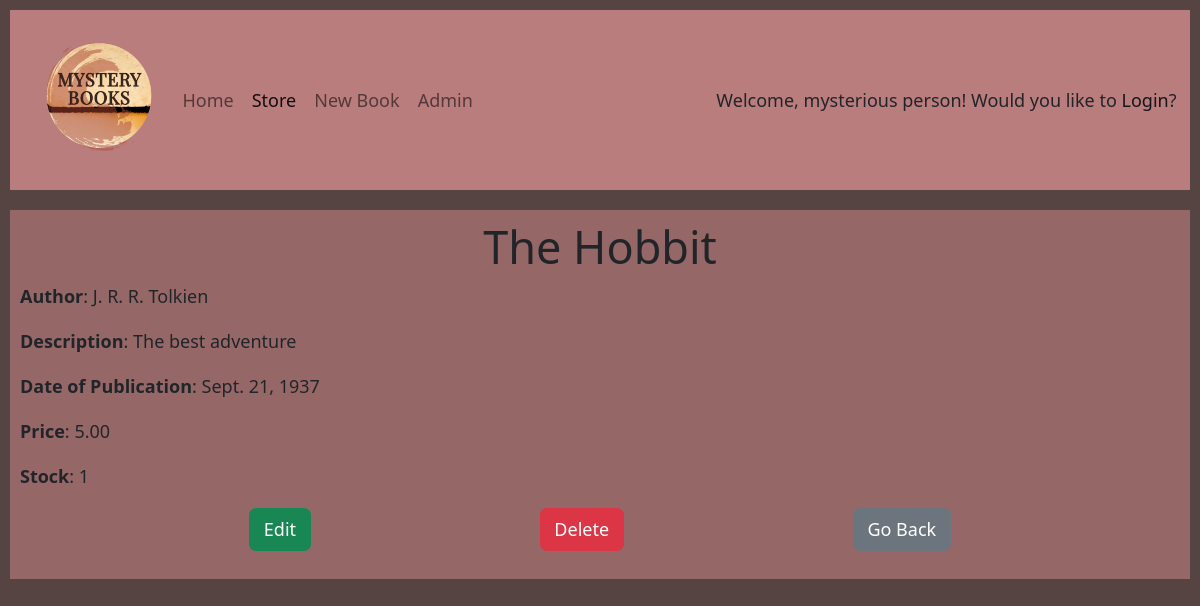
The page /store/1 on the database its author committed.
### store/models.py (models this page shows)
class Book(models.Model):
    title = models.CharField(max_length=200)
    author = models.CharField(max_length=200)
    description = models.TextField()
    publish_date = models.DateField(default=datetime.date.today)
    price = models.DecimalField(decimal_places=2, max_digits=8)
    stock = models.IntegerField(default=0)

### store/views.py (the view)
# urls.py: path('store/<int:book_id>', views.book_details, name='book_details'),
def book_details(request, book_id):
    context = {
        'menu': 'store',
        'hide_book_details': False,
    }
    try:
        book = Book.objects.get(id=book_id)
        context['title'] = book.title
        context['book'] = book
    except:
        context['title'] = 'The book you are looking for is not available'
        context['hide_book_details'] = True
    return render(request, 'store/book_details.html', context)

### store/templates/store/book_details.html (shortened to what this page needs)
{% extends "base.html" %}
{% block content %}
    {% if hide_book_details %}
        <p><a type="text/button" class="btn btn-secondary" role="button" href="{% url 'store' %}">Back to Store</a></p>
    {% else %}
        <section class="book-details">
            <p><strong>Author</strong>: {{ book.author }}</p>
            <p><strong>Description</strong>: {{ book.description }}</p>
            <p><strong>Date of Publication</strong>: {{ book.publish_date }}</p>
            <p><strong>Price</strong>: {{ book.price }}</p>
            <p><strong>Stock</strong>: {{ book.stock }}</p>
            <p class="book-details-buttons">
                <a type="text/button" class="btn btn-success" role="button" href="{% url 'edit_book' book.id %}">Edit</a>
                  <button type="button" class="btn btn-danger" data-bs-toggle="modal" data-bs-target="#modal">Delete</button>
                <a type="text/button" class="btn btn-secondary" role="button" href="{% url 'store' %}">Go Back</a>
            </p>
        </section>
    {% endif %}
{% endblock %}

### store/templates/base.html (shortened to what this page needs)
{% load static %}
<!DOCTYPE html>
<html lang="en">
    <head>
        <link rel="stylesheet" href="https://cdn.jsdelivr.net/npm/bootstrap@5.2.3/dist/css/bootstrap.min.css">
        <link rel="stylesheet" href="{% static 'base/css/styles.css' %}">
    </head>
    <body>
        <header>
            <nav class="navbar navbar-expand-md">
                <div class="container-fluid">
                    <a class="navbar-brand" href="#">
                        <img src="{% static 'base/image/logo.png' %}" alt="Mystery Books logo" class="d-inline-block align-text-top page-logo">
                    </a>
                    <div class="collapse navbar-collapse" id="navbarNav">
                        <ul class="navbar-nav">
                            <li class="nav-item">
                                {% if menu == 'home' %}
                                    <a class="nav-link active" aria-current="page" href="{% url 'index' %}">Home</a>
                                {% else %}
                                    <a class="nav-link" href="{% url 'index' %}">Home</a>
                                {% endif %}
                            </li>
                            <li class="nav-item">
                                {% if menu == 'store' %}
                                    <a class="nav-link active" aria-current="page" href="{% url 'store' %}">Store</a>
                                {% else %}
                                    <a class="nav-link" href="{% url 'store' %}">Store</a>
                                {% endif %}
                            </li>
                            <li class="nav-item">
                                {% if menu == 'new_book' %}
                                    <a class="nav-link active" aria-current="page" href="{% url 'new_book' %}">New Book</a>
                                {% else %}
                                    <a class="nav-link" href="{% url 'new_book' %}">New Book</a>
                                {% endif %}
                            </li>
                            <li class="nav-item">
                                <a class="nav-link" href="{% url 'admin:index' %}">Admin</a>
                            </li>
                        </ul>
                    </div>
                    <div>
                        {% if request.user.is_authenticated %}
                                Welcome,
                                {% if request.user.first_name %}
                                    {{ request.user.first_name }}!
                                {% else %}
                                    {{ request.user.username}}!
                                {% endif %}
                        {% else %}
                                Welcome, mysterious person!
                                Would you like to <a href="{% url 'admin:index' %}">Login</a>?
                        {% endif %}
                    </div>
                </div>
            </nav>
        </header>
        <main>
            <h1 class="title">{{ title }}</h1>
            {% block content %}
            {% endblock %}
        </main>
    </body>
</html>

### store/static/base/css/styles.css (style rules this page uses)
html { font-size: 18px; margin: 0; padding: 0; box-sizing: border-box; color: #63504d; }
*, *::before, *::after { box-sizing: inherit; }
a { text-decoration: none; }
body { background-color: #554441; --bs-link-color: #141619; --bs-link-hover-color: #ddd1d2; min-width: 300px; }
main { margin: 10px; padding: 10px; background-color: #ba7d7da4; }
.title, .centered { text-align: center; text-overflow: ellipsis; overflow: hidden; }
.navbar-brand, .page-logo { max-width: 150px; margin: 0; }
.navbar { background-color: #BA7D7D; border: 10px solid #554441; }
.store-list, .book-details { text-overflow: ellipsis; overflow: hidden; }
.book-details-buttons { display: flex; justify-content: space-evenly; }

### rows shown on the page
Book: title "The Hobbit", author "J. R. R. Tolkien", description "The best adventure", publish_date "Sept. 21, 1937", price "5.00", stock "1"
